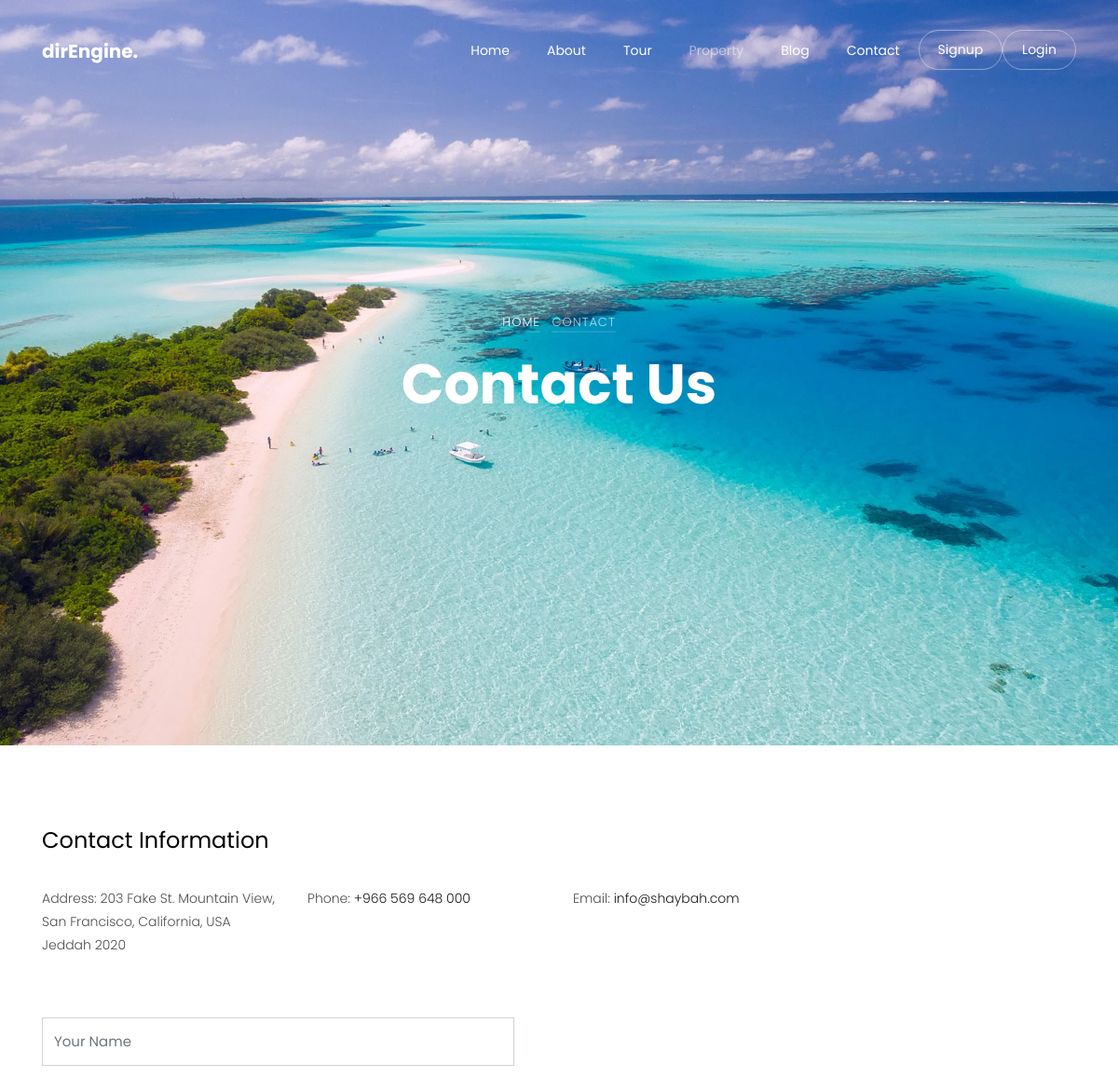
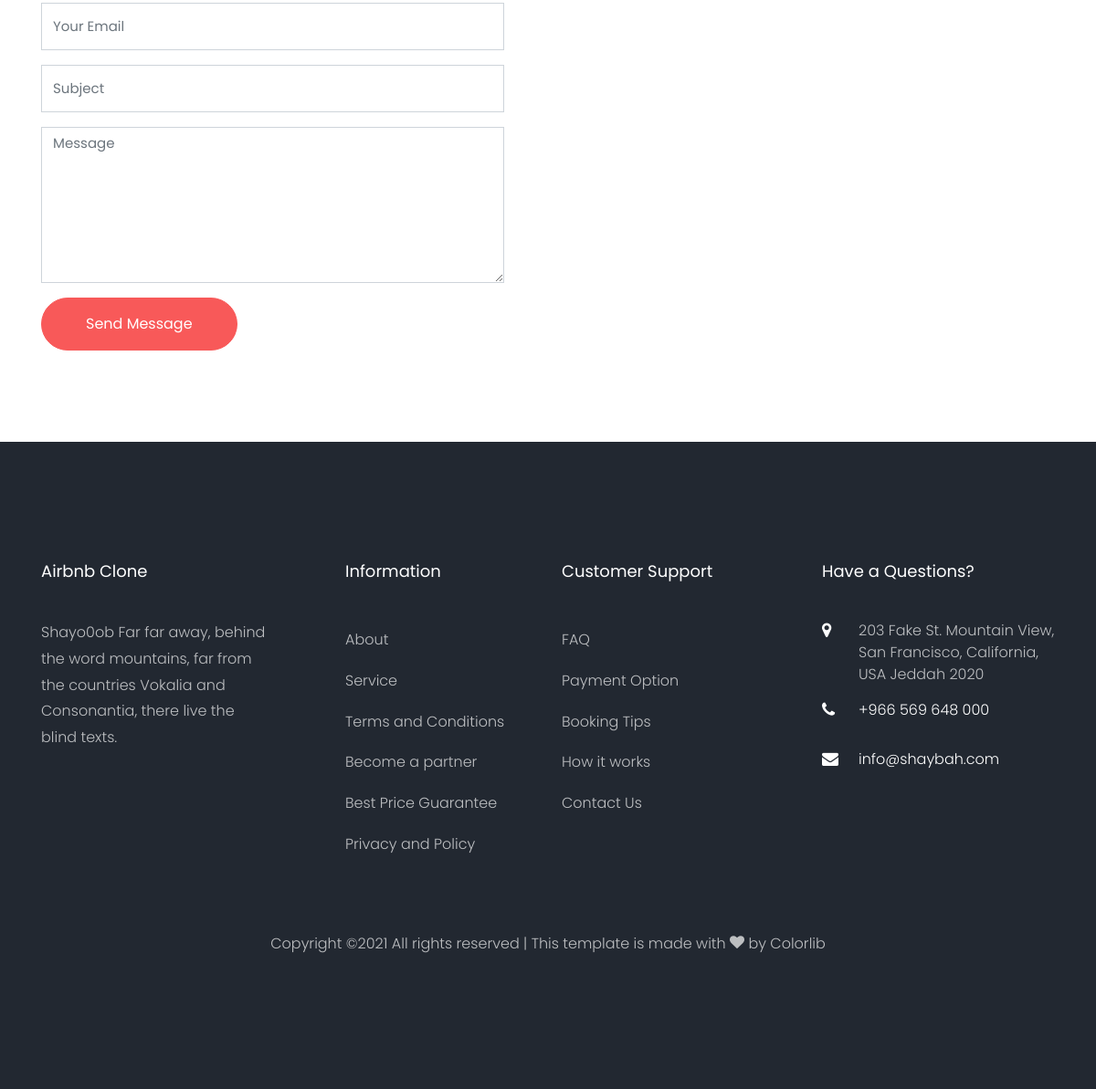
Page /contact/ on the committed database (2 pictures, top to bottom).
### settings/models.py (models this page shows, shortened)
class Info(models.Model):
    name = models.CharField(max_length=50)
    logo = models.ImageField(upload_to='info/')
    description = models.TextField(max_length=200)
    fb_link = models.URLField(max_length=500)
    twitter_link = models.URLField(max_length=500)
    instgram_link = models.URLField(max_length=500)
    address = models.TextField(max_length=200)
    phone_number = models.CharField(max_length=30)
    mail = models.EmailField(max_length=50)
    class Meta:
        verbose_name =("Info")
        verbose_name_plural = ("Infos")

### settings/views.py (the view, shortened to what this page needs)
# urls.py: path('contact/', views.contact, name='contact'),
def contact(request):
    info = Info.objects.last()
    return render(request,'settings/contact.html',{'info':info})

### utils/footer_context_processor.py (called while the page is built)
def get_footer(request):
    footer = Info.objects.last()
    return {'footer':footer}

### settings/templates/settings/contact.html (shortened to what this page needs)
{% extends 'base.html' %}
{% load static %}
{% block body %}
    <div class="hero-wrap js-fullheight" style="background-image: url({% static 'images/bg_2.jpg' %});">
      <div class="container">
        <div class="row no-gutters slider-text js-fullheight align-items-center justify-content-center" data-scrollax-parent="true">
          <div class="col-md-9 ftco-animate text-center" data-scrollax=" properties: { translateY: '70%' }">
            <p class="breadcrumbs" data-scrollax="properties: { translateY: '30%', opacity: 1.6 }"><span class="mr-2"><a href="index.html">Home</a></span> <span>Contact</span></p>
            <h1 class="mb-3 bread" data-scrollax="properties: { translateY: '30%', opacity: 1.6 }">Contact Us</h1>
          </div>
        </div>
      </div>
    </div>
		<section class="ftco-section contact-section ftco-degree-bg">
      <div class="container">
        <div class="row d-flex mb-5 contact-info">
          <div class="col-md-12 mb-4">
            <h2 class="h4">Contact Information</h2>
          </div>
          <div class="col-md-3">
            <p><span>Address:</span> {{info.address}}</p>
          </div>
          <div class="col-md-3">
            <p><span>Phone:</span> <a href="tel://{{info.phone_number}}">{{info.phone_number}}</a></p>
          </div>
          <div class="col-md-3">
            <p><span>Email:</span> <a href="mailto:{{info.mail}}">{{info.mail}}</a></p>
          </div>
        </div>
        <div class="row block-9">
          <div class="col-md-6 pr-md-5">
            <form method="POST">
              <div class="form-group">
                <input type="text" name="name" class="form-control" placeholder="Your Name">
              </div>
              <div class="form-group">
                <input type="text" name="email" class="form-control" placeholder="Your Email">
              </div>
              <div class="form-group">
                <input type="text" name="subject" class="form-control" placeholder="Subject">
              </div>
              <div class="form-group">
                <textarea name="message" id="" cols="30" rows="7" class="form-control" placeholder="Message"></textarea>
              </div>
              <div class="form-group">
                <input type="submit" value="Send Message" class="btn btn-primary py-3 px-5">
              </div>
            </form>
          </div>
          <div class="col-md-6" id="map"></div>
        </div>
      </div>
    </section>
{% endblock body %}

### templates/base.html (shortened to what this page needs)
{% load static %}
<!DOCTYPE html>
<html lang="en">
  <head>
    <link rel="stylesheet" href="{% static 'css/open-iconic-bootstrap.min.css' %}">
    <link rel="stylesheet" href="{% static 'css/animate.css' %}">
    <link rel="stylesheet" href="{% static 'css/owl.carousel.min.css' %}">
    <link rel="stylesheet" href="{% static 'css/owl.theme.default.min.css' %}">
    <link rel="stylesheet" href="{% static 'css/magnific-popup.css' %}">
    <link rel="stylesheet" href="{% static 'css/aos.css' %}">
    <link rel="stylesheet" href="{% static 'css/ionicons.min.css' %}">
    <link rel="stylesheet" href="{% static 'css/bootstrap-datepicker.css' %}">
    <link rel="stylesheet" href="{% static 'css/jquery.timepicker.css' %}">
    <link rel="stylesheet" href="{% static 'css/flaticon.css' %}">
    <link rel="stylesheet" href="{% static 'css/icomoon.css' %}">
    <link rel="stylesheet" href="{% static 'css/style.css' %}">
  </head>
  <body>
  <nav class="navbar navbar-expand-lg navbar-dark ftco_navbar bg-dark ftco-navbar-light" id="ftco-navbar">
    <div class="container">
      <a class="navbar-brand" href="/">dirEngine.</a>
      <div class="collapse navbar-collapse" id="ftco-nav">
        <ul class="navbar-nav ml-auto">
          <li class="nav-item"><a href="/" class="nav-link">Home</a></li>
          <li class="nav-item"><a href="{% url 'about:about' %}" class="nav-link">About</a></li>
          <li class="nav-item"><a href="tour.html" class="nav-link">Tour</a></li>
          <li class="nav-item active"><a href="{% url 'rooms:property_list' %}" class="nav-link">Property</a></li>
          <li class="nav-item"><a href="{% url 'blog:post_list' %}" class="nav-link">Blog</a></li>
          <li class="nav-item"><a href="{% url 'home:contact' %}" class="nav-link">Contact</a></li>
          {% if request.user.is_authenticated %}
            <li class="nav-item cta"><a href="{% url 'accounts:profile' %}" class="nav-link"><span>Profile</span></a></li>
            <li class="nav-item cta"><a href="{% url 'rooms:NewProperty' %}" class="nav-link"><span>Add listing</span></a></li>
          {% else %}
            <li class="nav-item cta"><a href="{% url 'accounts:signup' %}" class="nav-link"><span>Signup</span></a></li>
            <li class="nav-item cta"><a href="{% url 'login' %}" class="nav-link"><span>Login</span></a></li>
          {% endif %}
        </ul>
      </div>
    </div>
  </nav>
    {% block body %}
    {% endblock body %}
    <footer class="ftco-footer ftco-bg-dark ftco-section">
      <div class="container">
        <div class="row mb-5">
          <div class="col-md">
            <div class="ftco-footer-widget mb-4">
              <h2 class="ftco-heading-2">{{footer.name}}</h2>
              <p>{{footer.description}}</p>
              <ul class="ftco-footer-social list-unstyled float-md-left float-lft mt-5">
              </ul>
            </div>
          </div>
          <div class="col-md">
            <div class="ftco-footer-widget mb-4 ml-md-5">
              <h2 class="ftco-heading-2">Information</h2>
              <ul class="list-unstyled">
                <li><a href="#" class="py-2 d-block">About</a></li>
                <li><a href="#" class="py-2 d-block">Service</a></li>
                <li><a href="#" class="py-2 d-block">Terms and Conditions</a></li>
                <li><a href="#" class="py-2 d-block">Become a partner</a></li>
                <li><a href="#" class="py-2 d-block">Best Price Guarantee</a></li>
                <li><a href="#" class="py-2 d-block">Privacy and Policy</a></li>
              </ul>
            </div>
          </div>
          <div class="col-md">
             <div class="ftco-footer-widget mb-4">
              <h2 class="ftco-heading-2">Customer Support</h2>
              <ul class="list-unstyled">
                <li><a href="#" class="py-2 d-block">FAQ</a></li>
                <li><a href="#" class="py-2 d-block">Payment Option</a></li>
                <li><a href="#" class="py-2 d-block">Booking Tips</a></li>
                <li><a href="#" class="py-2 d-block">How it works</a></li>
                <li><a href="#" class="py-2 d-block">Contact Us</a></li>
              </ul>
            </div>
          </div>
          <div class="col-md">
            <div class="ftco-footer-widget mb-4">
            	<h2 class="ftco-heading-2">Have a Questions?</h2>
            	<div class="block-23 mb-3">
	              <ul>
	                <li><span class="icon icon-map-marker"></span><span class="text">{{footer.address}}</span></li>
	                <li><a href="#"><span class="icon icon-phone"></span><span class="text">{{footer.phone_number}}</span></a></li>
	                <li><a href="#"><span class="icon icon-envelope"></span><span class="text">{{footer.mail}}</span></a></li>
	              </ul>
	            </div>
            </div>
          </div>
        </div>
        <div class="row">
          <div class="col-md-12 text-center">
            <p>
  Copyright &copy;<script>document.write(new Date().getFullYear());</script> All rights reserved | This template is made with <i class="icon-heart" aria-hidden="true"></i> by <a href="https://colorlib.com" target="_blank">Colorlib</a>
  </p>
          </div>
        </div>
      </div>
    </footer>
  </body>
</html>

### static/css/icomoon.css (style rules this page uses)
[class^="icon-"], [class*=" icon-"] { font-family: 'icomoon' !important; speak: none; font-style: normal; font-weight: normal; font-variant: normal; text-transform: none; line-height: 1; -webkit-font-smoothing: antialiased; -moz-osx-font-smoothing: grayscale; }
.icon-heart:before { content: "\f004"; }
.icon-map-marker:before { content: "\f041"; }
.icon-phone:before { content: "\f095"; }
.icon-envelope:before { content: "\f0e0"; }

### rows in the picture
Info: address "203 Fake St. Mountain View, San Francisco, California, USA Jeddah 2020", phone_number "+966 569 648 000", mail "info@shaybah.com", name "Airbnb Clone", description "Shayo0ob Far far away, behind the word mountains, far from the countries Vokalia and Consonantia, there live the blind texts."
